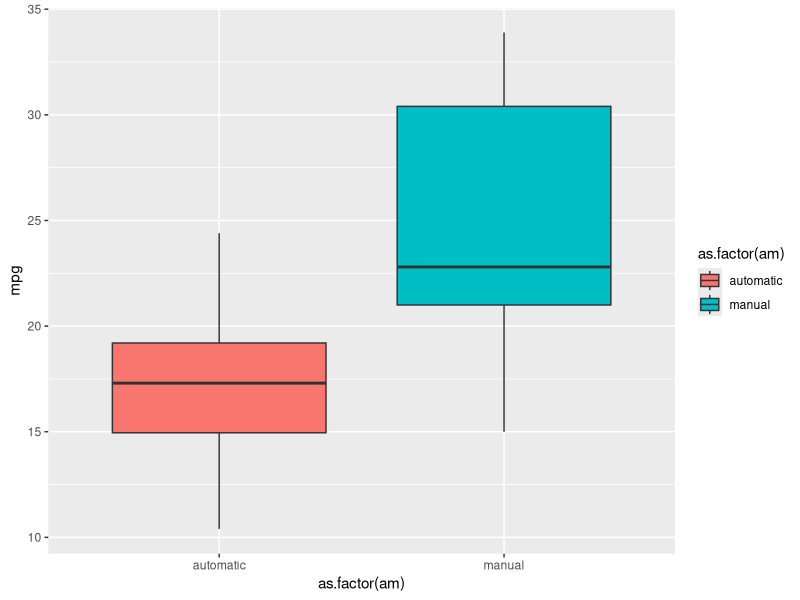

This figure's R source: (Note: this script raises an error after producing the figure.)
## ---- chunk 1
knitr::opts_chunk$set(echo = TRUE,fig.width=14, fig.height=6) 
## ---- chunk 2
mtcars$am<-ifelse(mtcars$am==0,"automatic","manual")
t.test(mpg~am,data = mtcars)
## ---- chunk 3
amModel<-lm(mpg~ am,data=mtcars)
summary(amModel)
## ---- chunk 4
allCorModel<-lm(mpg~ am+wt+qsec,data=mtcars)
allVarModel<-lm(mpg~ .,data=mtcars)
anova(amModel,allCorModel,allVarModel)
## ---- chunk 5
library(car)
vif(allCorModel)
vif(allVarModel)
## ---- chunk 6
library(ggplot2)
ggplot(data = mtcars,aes(x=as.factor(am),y=mpg,fill=as.factor(am)))+geom_boxplot()
## ---- chunk 7
data("mtcars")
library(corrplot)
corrplot(cor(mtcars[, ]))
## ---- chunk 8
par(mfrow=c(2,2))
plot(allCorModel)
